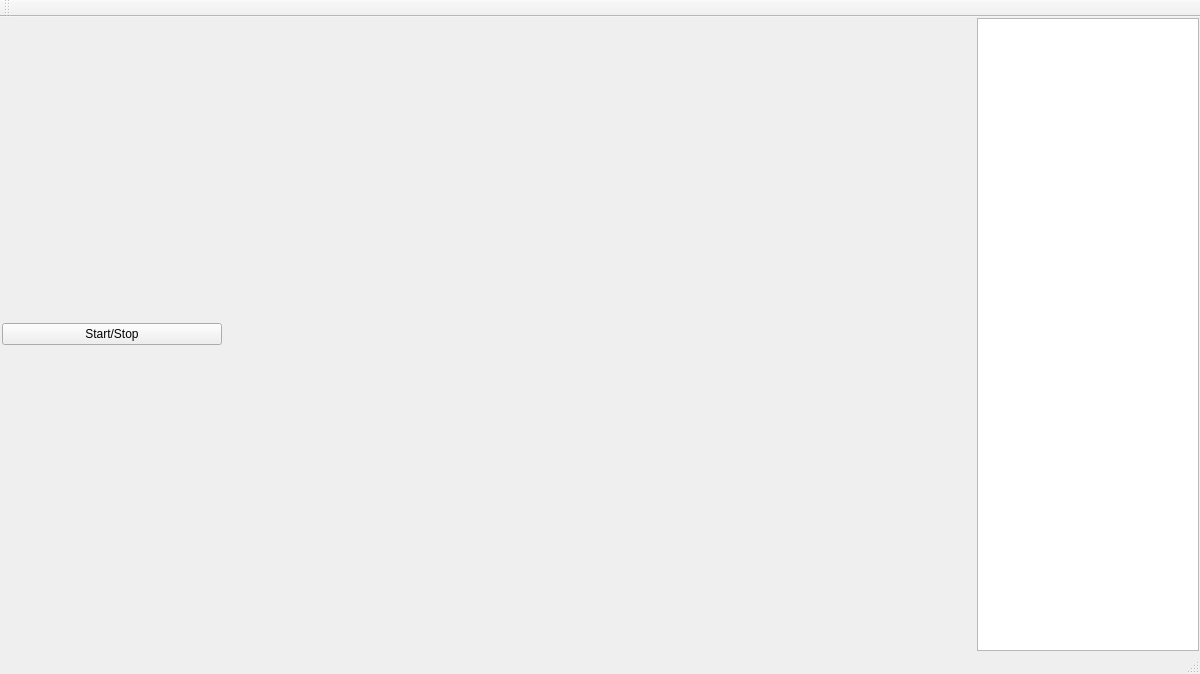
<?xml version="1.0" encoding="UTF-8"?>
<ui version="4.0">
 <class>EvoCacheView</class>
 <widget class="QMainWindow" name="EvoCacheView">
  <property name="geometry">
   <rect>
    <x>0</x>
    <y>0</y>
    <width>1200</width>
    <height>674</height>
   </rect>
  </property>
  <property name="windowTitle">
   <string>EvoCacheView</string>
  </property>
  <widget class="QWidget" name="centralWidget">
   <layout class="QHBoxLayout" name="horizontalLayout" stretch="3,10,3">
    <property name="leftMargin">
     <number>1</number>
    </property>
    <property name="topMargin">
     <number>1</number>
    </property>
    <property name="rightMargin">
     <number>1</number>
    </property>
    <property name="bottomMargin">
     <number>1</number>
    </property>
    <item>
     <widget class="QWidget" name="leftWidget" native="true">
      <layout class="QVBoxLayout" name="verticalLayout" stretch="0,0">
       <property name="leftMargin">
        <number>1</number>
       </property>
       <property name="topMargin">
        <number>1</number>
       </property>
       <property name="rightMargin">
        <number>1</number>
       </property>
       <property name="bottomMargin">
        <number>1</number>
       </property>
       <item>
        <widget class="QPushButton" name="startButton">
         <property name="text">
          <string>Start/Stop</string>
         </property>
         <property name="checkable">
          <bool>true</bool>
         </property>
        </widget>
       </item>
       <item>
        <layout class="QFormLayout" name="leftLayout"/>
       </item>
      </layout>
     </widget>
    </item>
    <item>
     <layout class="QVBoxLayout" name="verticalLayout_2">
      <property name="leftMargin">
       <number>0</number>
      </property>
      <item>
       <widget class="ACustomPlot" name="acPlot" native="true"/>
      </item>
      <item>
       <widget class="AMPlot" name="amPlot" native="true">
        <property name="enabled">
         <bool>true</bool>
        </property>
       </widget>
      </item>
     </layout>
    </item>
    <item>
     <widget class="QListWidget" name="listBills"/>
    </item>
   </layout>
  </widget>
  <widget class="QMenuBar" name="menuBar">
   <property name="geometry">
    <rect>
     <x>0</x>
     <y>0</y>
     <width>1200</width>
     <height>21</height>
    </rect>
   </property>
  </widget>
  <widget class="QToolBar" name="mainToolBar">
   <property name="enabled">
    <bool>true</bool>
   </property>
   <attribute name="toolBarArea">
    <enum>TopToolBarArea</enum>
   </attribute>
   <attribute name="toolBarBreak">
    <bool>false</bool>
   </attribute>
  </widget>
  <widget class="QStatusBar" name="statusBar"/>
 </widget>
 <layoutdefault spacing="6" margin="11"/>
 <customwidgets>
  <customwidget>
   <class>AMPlot</class>
   <extends>QWidget</extends>
   <header>AmortiChart/AMPlot.h</header>
   <container>1</container>
  </customwidget>
  <customwidget>
   <class>ACustomPlot</class>
   <extends>QWidget</extends>
   <header>ACChart/acustomplot.h</header>
   <container>1</container>
  </customwidget>
 </customwidgets>
 <resources/>
 <connections/>
</ui>
